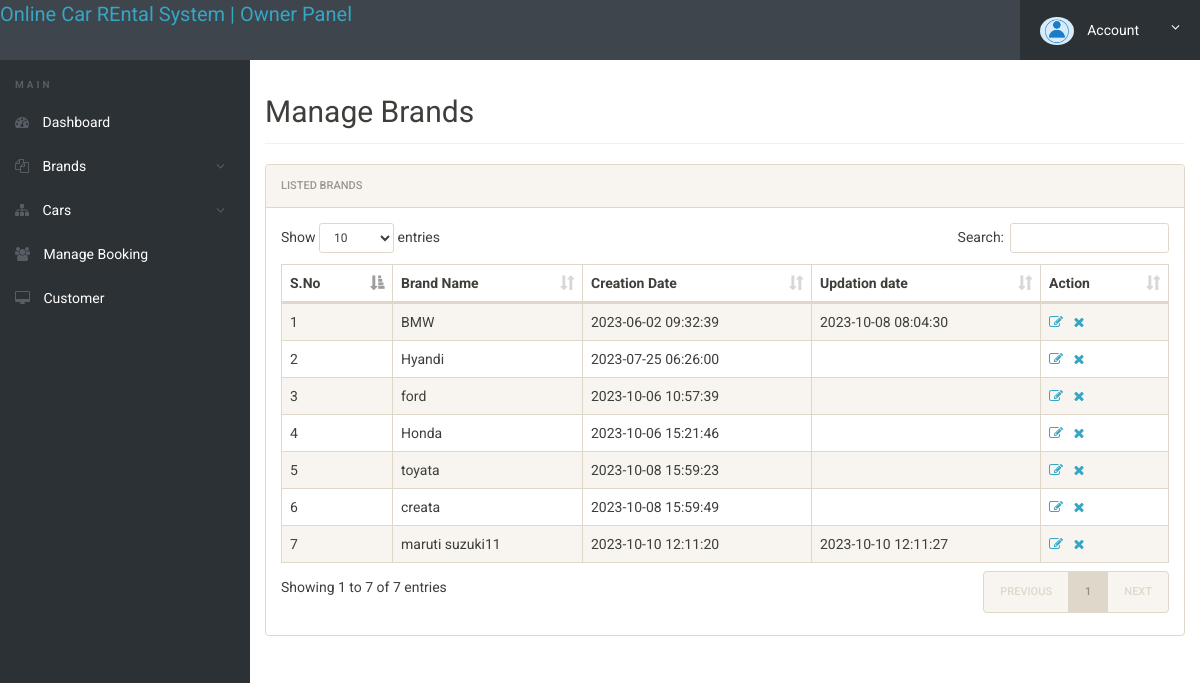
/OnlineCarRent/admin/manage-brands.php (signed in), run on the app's committed database.
### tables this page shows
CREATE TABLE `tblbrands` (
  `id` int(11) NOT NULL,
  `BrandName` varchar(120) NOT NULL,
  `CreationDate` timestamp NULL DEFAULT current_timestamp(),
  `UpdationDate` timestamp NULL DEFAULT NULL ON UPDATE current_timestamp()
);

### OnlineCarRent/admin/manage-brands.php (the view, shortened to what this page needs)
<?php
include('includes/config.php');
if(strlen($_SESSION['alogin'])==0)
	{
header('location:index.php');
}
else{
 ?>
<!doctype html>
<html lang="en" class="no-js">
<head>
	<link rel="stylesheet" href="css/font-awesome.min.css">
	<link rel="stylesheet" href="css/bootstrap.min.css">
	<link rel="stylesheet" href="css/dataTables.bootstrap.min.css">
	<link rel="stylesheet" href="css/bootstrap-social.css">
	<link rel="stylesheet" href="css/bootstrap-select.css">
	<link rel="stylesheet" href="css/fileinput.min.css">
	<link rel="stylesheet" href="css/awesome-bootstrap-checkbox.css">
	<link rel="stylesheet" href="css/style.css">
</head>
<body>
	<?php include('includes/header.php');?>
	<div class="ts-main-content">
		<?php include('includes/leftbar.php');?>
		<div class="content-wrapper">
			<div class="container-fluid">
				<div class="row">
					<div class="col-md-12">
						<h2 class="page-title">Manage Brands</h2>
						<div class="panel panel-default">
							<div class="panel-heading">Listed  Brands</div>
							<div class="panel-body">
								<table id="zctb" class="display table table-striped table-bordered table-hover" cellspacing="0" width="100%">
									<thead>
										<tr>
										<th>S.No</th>
												<th>Brand Name</th>
											<th>Creation Date</th>
											<th>Updation date</th>
											<th>Action</th>
										</tr>
									</thead>
									<tbody>
									<?php $sql = "SELECT * from  tblbrands ";
$query = $dbh -> prepare($sql);
$query->execute();
$results=$query->fetchAll(PDO::FETCH_OBJ);
$cnt=1;
if($query->rowCount() > 0)
{
foreach($results as $result)
{				?>
										<tr>
											<td><?php echo htmlentities($cnt);?></td>
											<td><?php echo htmlentities($result->BrandName);?></td>
											<td><?php echo htmlentities($result->CreationDate);?></td>
											<td><?php echo htmlentities($result->UpdationDate);?></td>
<td><a href="edit-brand.php?id=<?php echo $result->id;?>"><i class="fa fa-edit"></i></a>&nbsp;&nbsp;
<a href="manage-brands.php?del=<?php echo $result->id;?>" onclick="return confirm('Do you want to delete');"><i class="fa fa-close"></i></a></td>
										</tr>
										<?php $cnt=$cnt+1; }} ?>
									</tbody>
								</table>
							</div>
						</div>
					</div>
				</div>
			</div>
		</div>
	</div>
</body>
</html>
<?php } ?>

### OnlineCarRent/admin/includes/header.php (shortened to what this page needs)
<div class="brand clearfix">
	<a href="dashboard.php" style="font-size: 20px;">Online Car REntal System | Owner Panel</a>
		<ul class="ts-profile-nav">
			<li class="ts-account">
				<a href="#"><img src="../img/carimages/ts-avatar.jpg" class="ts-avatar hidden-side" alt=""> Account <i class="fa fa-angle-down hidden-side"></i></a>
			</li>
		</ul>
	</div>

### OnlineCarRent/admin/includes/leftbar.php (shortened to what this page needs)
	<nav class="ts-sidebar">
			<ul class="ts-sidebar-menu">
				<li class="ts-label">Main</li>
				<li><a href="dashboard.php"><i class="fa fa-dashboard"></i> Dashboard</a></li>
<li><a href="create-brand.php"><i class="fa fa-files-o"></i> Brands</a>
</li>
<li><a href="post-acar.php"><i class="fa fa-sitemap"></i> Cars</a>
				</li>
				<li><a href="manage-bookings.php"><i class="fa fa-users"></i> Manage Booking</a></li>
				<li><a href="view-customer.php"><i class="fa fa-desktop"></i> Customer</a></li>
			</ul>
		</nav>

### OnlineCarRent/admin/css/style.css (style rules this page uses)
html { font-size: 14px; }
@media only screen and (min-width: 480px) { html { font-size: 17px; } }
@media only screen and (min-width: 768px) { html { font-size: 14px; } }
body { font-size: 1em; }
a { color: #37a6c4; }
.panel { overflow: hidden; }
ul, li { margin: 0; padding: 0; list-style: none; }
.page-title { padding-bottom: 15px; margin-bottom: 20px; border-bottom: 1px solid #f0f0f0; }
.brand { background: #3e454c; position: relative; z-index: 3; position: fixed; width: 100%; top: 0; }
.brand .ts-profile-nav { float: right; display: none; }
.brand .ts-profile-nav li { float: left; position: relative; }
.brand .ts-profile-nav li a { display: block; padding: 20px; color: #fff; }
.brand .ts-profile-nav .ts-account .fa-angle-down { float: right; }
.brand .ts-profile-nav .ts-account > a { width: 180px; background: #2c3136; }
.brand .ts-profile-nav .ts-account .ts-avatar { border-radius: 50%; height: 28px; margin: -10px 0; margin-right: 10px; }
@media only screen and (min-width: 992px) { .brand .ts-profile-nav { display: block; } }
.ts-sidebar { background: #2c3136; max-height: 0; transition: max-height 0.3s; overflow: hidden; position: fixed; z-index: 2; width: 100%; bottom: 0; top: 60px; overflow-y: auto; }
@media only screen and (min-width: 992px) { .ts-sidebar { max-height: 100%; bottom: 0; } }
.ts-sidebar-menu .ts-label { color: #585c64; font-weight: bold; padding: 8px 15px; text-transform: uppercase; font-size: 10px; letter-spacing: 3px; margin-top: 10px; }
.ts-sidebar-menu a { display: block; text-decoration: none; padding: 12px 15px; color: #fff; }
.ts-sidebar-menu li { position: relative; }
.ts-sidebar-menu li i { color: #585c64; margin-right: 10px; }
.ts-main-content .content-wrapper { padding-top: 15px; margin-top: 60px; }
@media only screen and (min-width: 992px) { .ts-main-content .ts-sidebar { width: 250px; float: left; } }
@media only screen and (min-width: 992px) { .ts-main-content .content-wrapper { margin-left: 250px; } }

### data on the page
tblbrands: BrandName "BMW", CreationDate "2023-06-02 09:32:39", UpdationDate "2023-10-08 08:04:30"
tblbrands: BrandName "Hyandi", CreationDate "2023-07-25 06:26:00"
tblbrands: BrandName "ford", CreationDate "2023-10-06 10:57:39"
tblbrands: BrandName "Honda", CreationDate "2023-10-06 15:21:46"
tblbrands: BrandName "toyata", CreationDate "2023-10-08 15:59:23"
tblbrands: BrandName "creata", CreationDate "2023-10-08 15:59:49"
tblbrands: BrandName "maruti suzuki11", CreationDate "2023-10-10 12:11:20", UpdationDate "2023-10-10 12:11:27"
